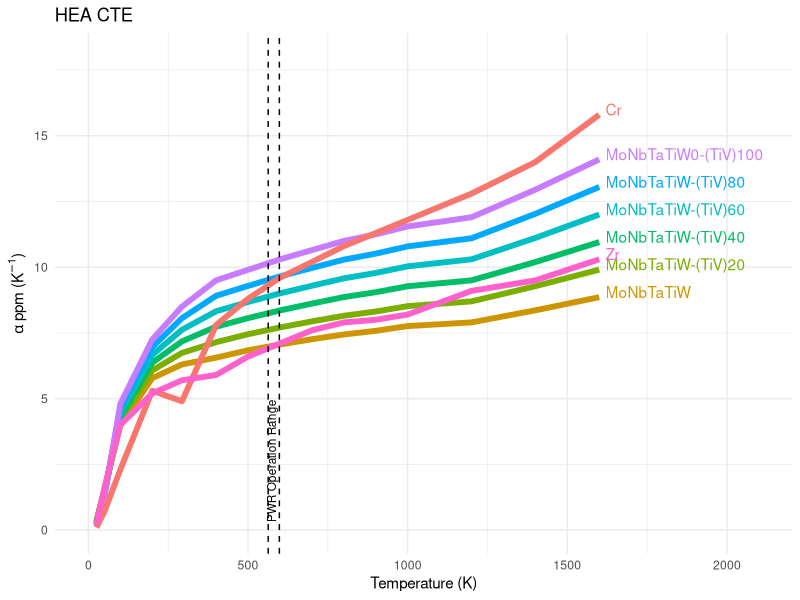

Here is the R script that generated this plot:
## ---- chunk 1
knitr::opts_chunk$set(echo = TRUE,warning = FALSE, message = FALSE)
## ---- chunk 2
library(tidyverse)
library(gganimate)
library(readxl)

interlayer_ <- read_excel(file.path("data","interlayer.xlsx"))

interlayer <- interlayer_ %>% 
  pivot_longer(cols = c(colnames(interlayer_)[2],colnames(interlayer_)[9:15]),names_to = c("composition"),values_to=c("CTE"))

new <- interlayer %>% filter(composition %in% c("Zr","Cr")) %>%
  rename("comp"="composition")


p <- interlayer %>% 
  filter(!composition %in% c("Zr","Cr")) %>% 
  ggplot(aes(Temp,CTE,colour = composition))+
  geom_text(aes(label = ifelse(Temp == 1600,composition,"")),hjust = 0, nudge_y = 0.2,nudge_x = 20)+
  geom_text(data = new,aes(colour = comp,label = ifelse(Temp == 1600,comp,"")),hjust = 0, nudge_y = 0.2,nudge_x = 20)+
  theme_minimal()+
  labs(title="HEA CTE",
       x="Temperature (K)",
       y=expression(paste(alpha, " ppm ", "(",K^-1,")")))+
  geom_line(size = 2)+
  geom_line(size = 2,data = new,aes(Temp, CTE, colour = comp))+
  theme(legend.position = "none")+
  lims(x=c(0,2100),y=c(0,18))+
  annotate("text",x=300+273.15,y=1,angle=90,label="PWR Operation Range",size=3,hjust=0.15)+
  geom_vline(aes(xintercept=273.15+290),lty=2)+
   geom_vline(aes(xintercept=273.15+325),lty=2)

  
p
anim <- p + transition_states(composition,
                    transition_length = 10,
                    state_length = 1)+
  ggtitle('HEA Linear Coefficients of Thermal Expansion',
          subtitle = 'Showing {closest_state}')+
   ease_aes('cubic-in-out')
animate(anim)
